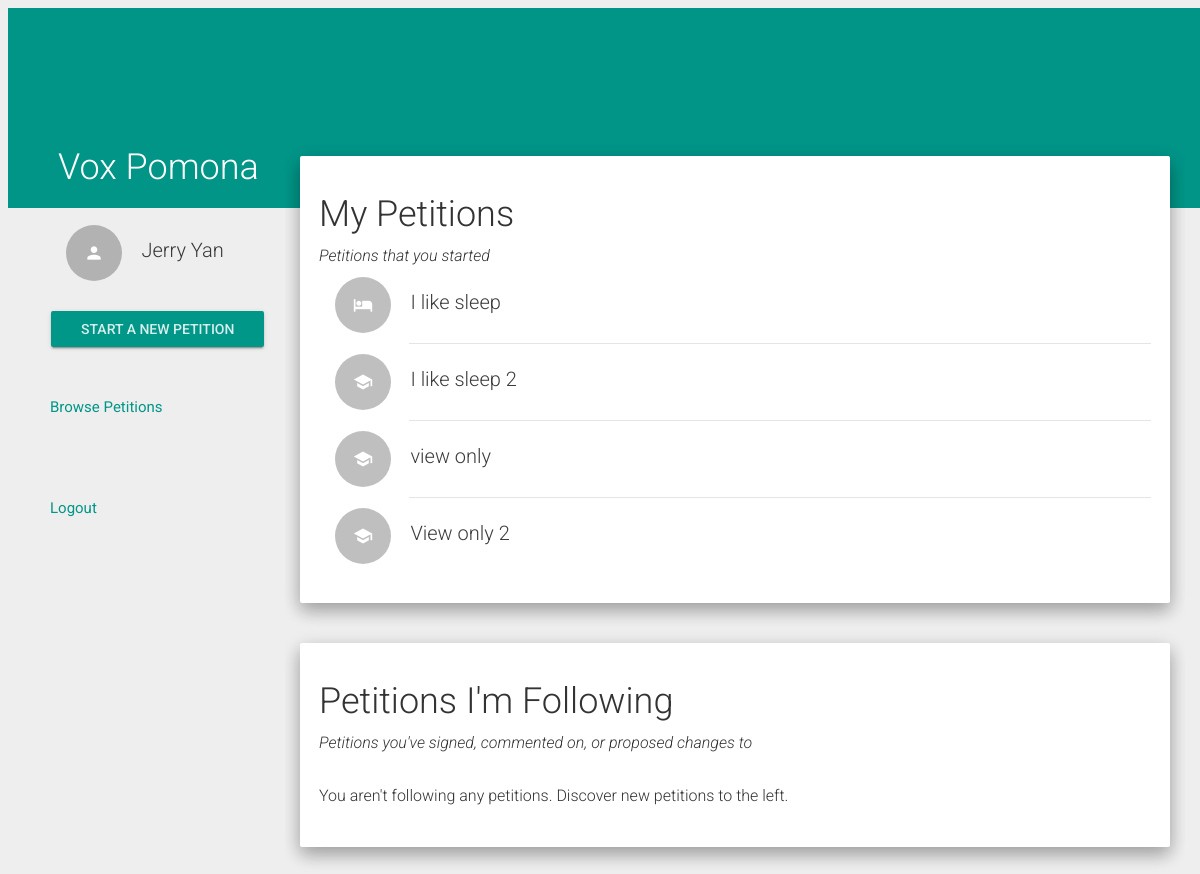
The app's page /home (signed in) with its own data.
### VoxPomona/models.py (models this page shows, shortened)
class UserInfo(models.Model):
    email = models.EmailField(max_length = 100, unique = True)
    name = models.CharField(max_length = 100)
    USER_TYPE = (('STU','Student'), ('STA','Staff'),('FAC','Faculty'))
    user_type = models.CharField(max_length = 3, choices = USER_TYPE, default = 'STU')
    user = models.OneToOneField(settings.AUTH_USER_MODEL, related_name = "UserInfo", on_delete = models.CASCADE)

class Petition(models.Model):
    userID = models.ForeignKey(UserInfo, to_field = 'email', on_delete = models.CASCADE)
    petitionID = models.AutoField(primary_key = True)
    ACADEMICS = 'AC'
    ADMINISTRATIVE_ACTION = 'AA'
    CAMPUS_FACILITIES = 'CF'
    COLLEGE_POLICY = 'CP'
    DINING_HALLS = 'DH'
    EXTRACURRICULAR_ACTIVITIES = 'EA'
    RESIDENCE_HALLS = 'RH'
    OTHER = 'OT'
    PETITION_CATEGORY_CHOICES = (
        (ACADEMICS,'Academics'),
        (ADMINISTRATIVE_ACTION, 'Administrative Action'),
        (CAMPUS_FACILITIES, 'Campus Facilities'),
        (COLLEGE_POLICY, 'Campus Policy'),
        (DINING_HALLS, 'Dining Halls'),
        (EXTRACURRICULAR_ACTIVITIES, 'Extracurricular Activities'),
        (RESIDENCE_HALLS, 'Residence Halls'),
        (OTHER,'Other'),
        )
    category = models.CharField(
        max_length = 2,
        choices = PETITION_CATEGORY_CHOICES,
        blank = True
        )
    open_time = models.DateTimeField()
    last_updated = models.DateTimeField()
    threshold = 10
    title = models.CharField(max_length = 50)
    summary = models.CharField(max_length = 1000)
    PERM_CHOICES = (('1','view'),('2','view, sign'),('3','view, sign, comment'),
        ('4','view, sign, comment, propose changes'))
    stu_permission = models.CharField(max_length = 1, choices = PERM_CHOICES, default = 4)
    staff_permission = models.CharField(max_length = 1, choices = PERM_CHOICES, default = 4)
    faculty_permission = models.CharField(max_length = 1, choices = PERM_CHOICES, default = 4)
    finalized = models.BooleanField()
    def get_icon(self):
        cat = self.category
        if cat == 'AC':
            return 'school'
        elif cat == 'AA':
            return 'account_balance'
        elif cat == 'CF':
            return 'build'
        elif cat == 'CP':
            return 'gavel'
        elif cat == 'DH':
            return 'restaurant_menu'
        elif cat == 'EA':
            return 'directions_run'
        elif cat == 'RH':
            return 'hotel'
        else:
            return 'toc'
    def get_url(self):
        if self.finalized:
            return '/petition/' + str(self.petitionID)
        return '/view_petition/' + str(self.petitionID)

### VoxPomona/views.py (the view)
# urls.py: url(r'^home', views.home, name='home'),
@login_required
def home(request):
    home_info = get_user_petitions(request)
    return render(request, 'home.html', home_info)

### VoxPomona/views.py (called while the page is built, shortened)
@login_required
def get_user_petitions(request):
    user_info = request.user.UserInfo
    myPetL = Petition.objects.filter(userID=user_info.email)
    fwPetL = list(get_follow_petitions(request))
    petDict = {
        'user' : request.user, \
        'UserInfo' : user_info, \
        'my_petitions' : myPetL, \
        'followed_petitions' : fwPetL
    }
    return petDict

def get_follow_petitions(request):
    user_info = request.user.UserInfo
    signL = Sign.objects.filter(userID=user_info.email)
    commL = Comment.objects.filter(userID=user_info.email)
    propL = Change.objects.filter(userID=user_info.email)
    petSet = set([])
    for sign in signL:
        signPet = sign.petitionID
        if signPet.userID == user_info:
            pass
        else:
            petSet.add(signPet)
    for comment in commL:
        clause = comment.clauseID
        commPet = clause.petitionID
        if commPet.userID == user_info:
            pass
        else:
            petSet.add(commPet)
    return petSet

### VoxPomona/templates/home.html (shortened to what this page needs)
{% extends 'base.html' %}
{% load staticfiles %}
{% block content %}
<nav class="col-xs-3 menu">
  <div class="user_menu">
    <a href="/profile">
      <div class="list-group">
        <div class="list-group-item">
          <div class="row-action-primary">
            <i class="material-icons">person</i>
          </div>
          <div class="row-content">
            <h4 class="list-group-item-heading ">{{ user.UserInfo.name }}</h4>
          </div>
        </div>
      </div>
    </a>
    <a href="/new_petition" class="btn btn-raised btn-primary">Start a new petition</a>
    <br /> <br />
  </div>
  <ul>
    <a href="/search"><li class="withripple">Browse Petitions</li></a>
    <li></li>
    <a href="/logout/"><li class="withripple">Logout</li></a>
  </ul>
</nav>
<div class="pages col-xs-9">
	<div class ="well">
    <h1>My Petitions</h1>
    <p><em>Petitions that you started</em></p>
    <div class="list-group">
      {% if my_petitions %}
        {% for pet in my_petitions %}
          <a href="{{ pet.get_url }}">
            <div class="list-group-item">
              <div class="row-action-primary">
                <i class="material-icons">{{ pet.get_icon }}</i>
              </div>
              <div class="row-content">
                <h4 class="list-group-item-heading "> {{ pet.title }} </h4>
              </div>
            </div>
          </a>
          {% if not forloop.last %}
            <div class="list-group-separator"></div>
          {% endif %}
        {% endfor %}
      {% else %}
        <br />
        <p> You haven't started any petitions. Start one by clicking the button to the left. </p>
      {% endif %}
    </div>
  </div>
  <br />
  <div class ="well">
    <h1>Petitions I'm Following</h1>
    <p><em>Petitions you've signed, commented on, or proposed changes to</em></p>
    <div class="list-group">
      {% if followed_petitions %}
        {% for pet in followed_petitions %}
          <a href="{{ pet.get_url }}">
            <div class="list-group-item">
              <div class="row-action-primary">
                <i class="material-icons">{{ pet.get_icon }}</i>
              </div>
              <div class="row-content">
                <h4 class="list-group-item-heading "> {{ pet.title }} </h4>
              </div>
            </div>
          </a>
          {% if not forloop.last %}
            <div class="list-group-separator"></div>
          {% endif %}
        {% endfor %}
      {% else %}
        <br />
        <p> You aren't following any petitions. Discover new petitions to the left. </p>
      {% endif %}
    </div>
  </div>
</div>
{% endblock %}

### VoxPomona/static/css/base.css (style rules this page uses)
* { box-sizing: border-box; }
.menu { overflow: auto; padding: 0; top: 225px; position: fixed; width: 22.5%; }
.menu, .menu * { -webkit-user-select: none; -moz-user-select: none; user-select: none; }
.menu ul { margin-left: 10px; padding: 0; }
.menu ul li { list-style: none; padding: 20px 0 20px 40px; font-size: 15px; font-weight: normal; cursor: pointer; }
.menu .user_menu { margin-left: 50px; }
.pages { position: absolute; top: 0; right: 15px; z-index: 4; padding: 15px; padding-top: 156px; overflow: auto; width: 75%; }
.pages > div { padding: 0 5px; padding-top: 128px; }

### records on screen
Petition: title "I like sleep"
Petition: title "I like sleep 2"
Petition: title "view only"
Petition: title "View only 2"

### other values on screen
{{ user.UserInfo.name }} "Jerry Yan"
